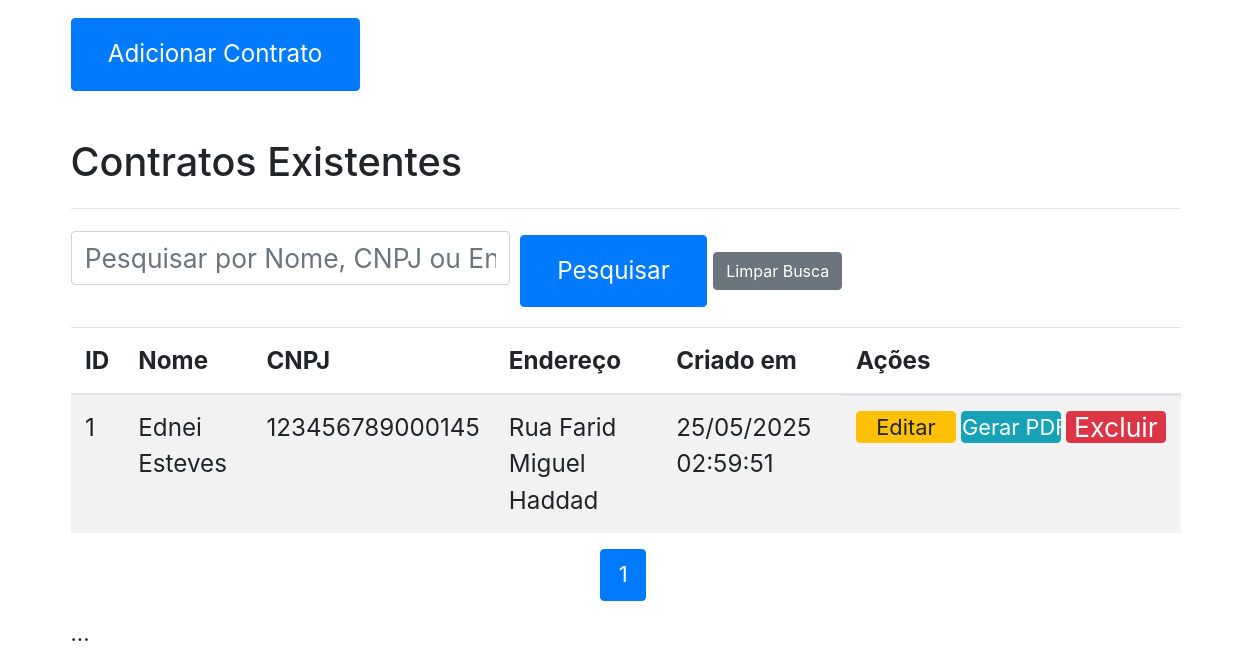
Page / (signed in, lower part) on the earlier database version.
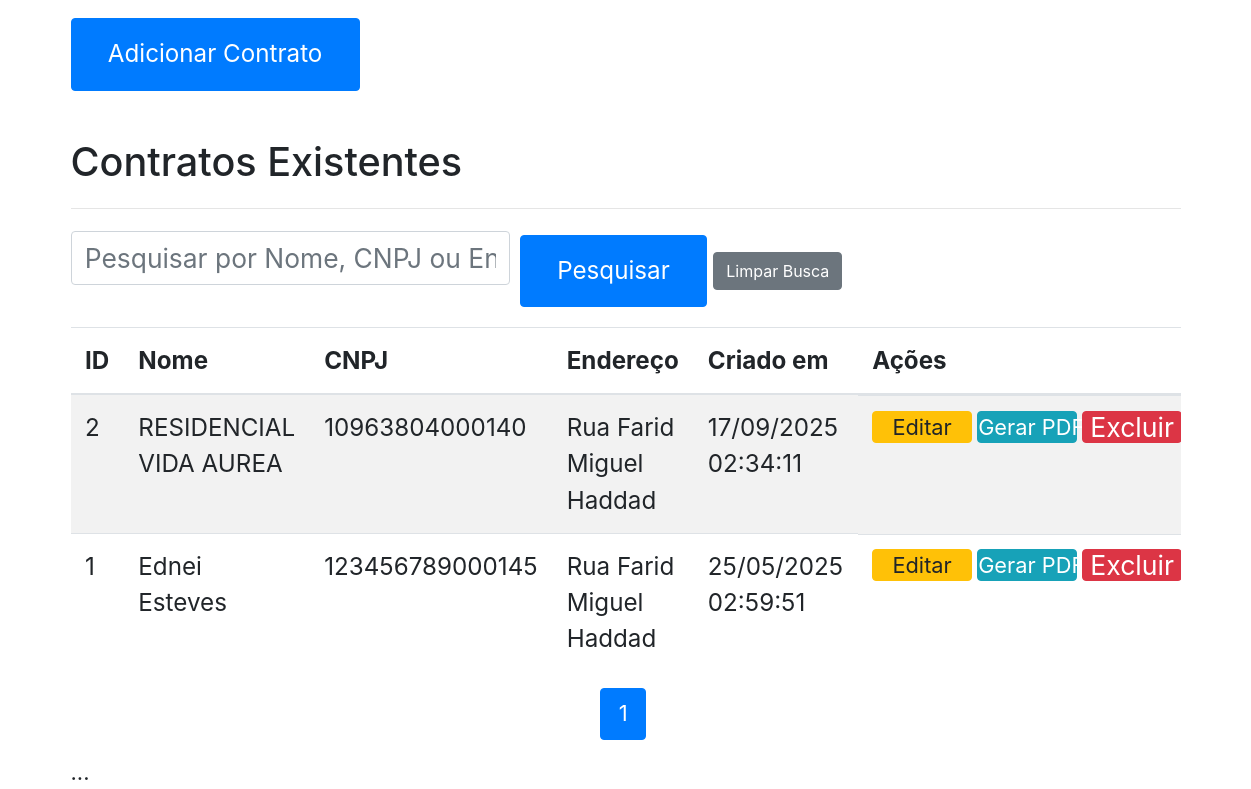
Same page on the later database version.
### app.py (models this page shows, shortened)
class ContratCond(db.Model):
    id = db.Column(db.Integer, primary_key=True) # <--- CHAVE PRIMÁRIA CORRETA
    nome = db.Column(db.String(100), nullable=False)
    cnpj = db.Column(db.String(20), unique=True, nullable=False)
    endereco = db.Column(db.String(200), nullable=False)
    cep = db.Column(db.String(10), nullable=False)
    estado = db.Column(db.String(50), nullable=False)
    telefone = db.Column(db.String(20), nullable=False)
    email = db.Column(db.String(120), nullable=False)
    valor_contrato = db.Column(db.Numeric(10, 2), nullable=False)
    inicio_contrato = db.Column(db.Date, nullable=False)
    termino_contrato = db.Column(db.Date, nullable=True)
    abrangencia_contrato = db.Column(db.String(100), nullable=False)
    tipo_indice = db.Column(db.String(50), nullable=True)
    data_criacao = db.Column(db.DateTime, nullable=False, default=datetime.utcnow)
    data_criacao = db.Column(db.DateTime, default=datetime.utcnow)

### app.py (the view)
@app.route('/', methods=['GET', 'POST'])
@login_required
def index():
    form = ContratoForm() # <--- INSTANCIE O FORMULÁRIO AQUI
    if form.validate_on_submit():
        nome = form.nome.data
        cnpj = form.cnpj.data
        endereco = form.endereco.data
        cep = form.cep.data
        estado = form.estado.data
        telefone = form.telefone.data
        email = form.email.data
        tipo_indice = form.tipo_indice.data # Novo campo
        valor_contrato = form.valor_contrato.data
        inicio_contrato = form.inicio_contrato.data
        termino_contrato = form.termino_contrato.data
        abrangencia_contrato = form.abrangencia_contrato.data
        novo_contrato = ContratCond(
            nome=nome, cnpj=cnpj, endereco=endereco, cep=cep, estado=estado,
            telefone=telefone, email=email, tipo_indice=tipo_indice, # Adicione o novo campo
            valor_contrato=valor_contrato, inicio_contrato=inicio_contrato,
            termino_contrato=termino_contrato, abrangencia_contrato=abrangencia_contrato
        )
        db.session.add(novo_contrato)
        db.session.commit()
        flash('Contrato adicionado com sucesso!', 'success')
        return redirect(url_for('index'))
    else:
        for field, errors in form.errors.items():
            for error in errors:
                flash(f"Erro no campo '{getattr(form, field).label.text}': {error}", 'danger')
    page = request.args.get('page', 1, type=int)
    per_page = 5 # Ajuste conforme sua necessidade de paginação
    contratos = ContratCond.query.order_by(ContratCond.data_criacao.desc()).paginate(page=page, per_page=per_page)
    mostrar_apenas_ultimos = True # Para o caso inicial
    return render_template('index.html', contratos=contratos, mostrar_apenas_ultimos=mostrar_apenas_ultimos, search_query=None, form=form) # <--- PASSE O FORMULÁRIO AQUI

### app.py (called while the page is built)
@login_manager.user_loader
def load_user(user_id):
    try:
        return User.query.get(int(user_id))
    except ValueError:
        return None

### templates/index.html (shortened to what this page needs)
{% extends 'base.html' %}
{% block content %}
<form method="POST">
<form method="POST">
    <button type="submit" class="btn btn-primary">Adicionar Contrato</button>
</form>
<h2 class="mt-5">Contratos Existentes</h2>
<hr>
<form method="GET" action="{{ url_for('index') }}" class="mb-3">
    <div class="form-row align-items-center">
        <div class="col-auto">
            <input type="text" class="form-control" aria-label="Pesquisar por Nome, CNPJ ou Endereço" name="query" placeholder="Pesquisar por Nome, CNPJ ou Endereço" value="{{ search_query if search_query else '' }}">
        </div>
        <div class="col-auto">
            <button type="submit" class="btn btn-primary">Pesquisar</button>
            <a href="{{ url_for('index') }}" class="btn btn-secondary">Limpar Busca</a>
        </div>
    </div>
</form>
{% if contratos and contratos.items %}
    <div class="table-responsive">
        <table class="table table-striped">
    <thead>
        <tr>
            <th scope="col">ID</th>
            <th scope="col">Nome</th>
            <th scope="col">CNPJ</th>
            <th scope="col">Endereço</th>
            <th scope="col">Criado em</th>
            <th scope="col">Ações</th>
        </tr>
    </thead>
    <tbody>
        {% for contrato in contratos.items %}
            <tr>
                <td>{{ contrato.id }}</td>
                <td>{{ contrato.nome }}</td>
                <td>{{ contrato.cnpj }}</td>
                <td>{{ contrato.endereco }}</td>
                <td>{{ contrato.data_criacao.strftime('%d/%m/%Y %H:%M:%S') }}</td>
                <td>
                    <a href="{{ url_for('edit', id=contrato.id) }}" class="btn btn-warning btn-action">
                        Editar
                    </a>
                    <a href="{{ url_for('generate_pdf', id=contrato.id) }}" class="btn btn-info btn-action" target="_blank">
                        Gerar PDF
                    </a>
                    <form method="POST" action="{{ url_for('delete_contrato', id=contrato.id) }}">
                        <button type="submit" class="btn btn-danger btn-action" onclick="return confirm('Tem certeza que deseja excluir este contrato?')">
                            Excluir
                        </button>
                    </form>
                </td>
            </tr>
        {% endfor %}
    </tbody>
</table>
    </div>
    <nav aria-label="Navegação da página">
        <ul class="pagination justify-content-center">
            {% for page_num in contratos.iter_pages() %}
                {% if page_num %}
                    {% if contratos.page == page_num %}
                        <li class="page-item active"><a class="page-link" href="{{ url_for('index', page=page_num) }}">{{ page_num }}</a></li>
                    {% else %}
                        <li class="page-item"><a class="page-link" href="{{ url_for('index', page=page_num) }}">{{ page_num }}</a></li>
                    {% endif %}
                {% else %}
                    <li class="page-item disabled"><span class="page-link">...</span></li>
                {% endif %}
            {% endfor %}
        </ul>
    </nav>
{% else %}
    <p>Nenhum contrato cadastrado.</p>
{% endif %}
...
{% endblock %}

### templates/base.html (shortened to what this page needs)
<!DOCTYPE html>
<html lang="pt-BR">
<head>
    <link rel="stylesheet" href="https://stackpath.bootstrapcdn.com/bootstrap/4.3.1/css/bootstrap.min.css">
</head>
</head>
<body>
    <div class="container mt-4">
        {% block content %}{% endblock %}
    </div>
</body>
</html>

### templates/index.html (style rules this page uses)
body { font-size: 22px; }
h2 { font-size: 1.8em; margin-top: 1.5em; margin-bottom: 0.5em; }
input[type="text"], input[type="email"], input[type="number"], input[type="date"] { font-size: 1.2em; padding: 0.5em; margin-bottom: 1em; width: 100%; box-sizing: border-box; }
button[type="submit"] { font-size: 1.1em; padding: 0.7em 1.5em; }
hr { margin: 1em 0; }
.table th { font-size: 1.1em; padding: 0.6em; font-weight: bold; }
.table td { font-size: 1.1em; padding: 0.6em; }
.pagination a { font-size: 1em; padding: 0.5em 0.8em; margin: 0 0.2em; border: 1px solid #ccc; text-decoration: none; color: #333; border-radius: 5px; }
.pagination .active a { background-color: #007bff; color: white; border-color: #007bff; }
nav a { font-size: 1.2em; margin-right: 1em; text-decoration: none; color: #333; }
.table td:last-child { display: flex; flex-direction: row; flex-wrap: nowrap; gap: 5px; justify-content: flex-start; align-items: center; min-width: 320px; }
.btn-action { width: 100px; height: 32px; padding: 0; font-size: 0.9em; line-height: 30px; text-align: center; white-space: nowrap; box-sizing: border-box; text-decoration: none; display: block; margin: 0 !important; border-width: 1px !important; }
.table td:last-child form { display: contents; }
.table td:last-child form button.btn-action { margin: 0 !important; border-width: 1px !important; padding: 0 !important; line-height: 30px !important; }
.btn-warning { background-color: #ffc107; border-color: #ffc107; color: #212529; }
.btn-info { background-color: #17a2b8; border-color: #17a2b8; }
.btn-danger { background-color: #dc3545; border-color: #dc3545; }

Differences in the rows shown:
added ContratCond: id "2", nome "RESIDENCIAL VIDA AUREA", cnpj "10963804000140", endereco "Rua Farid Miguel Haddad", data_criacao "17/09/2025 02:34:11"
